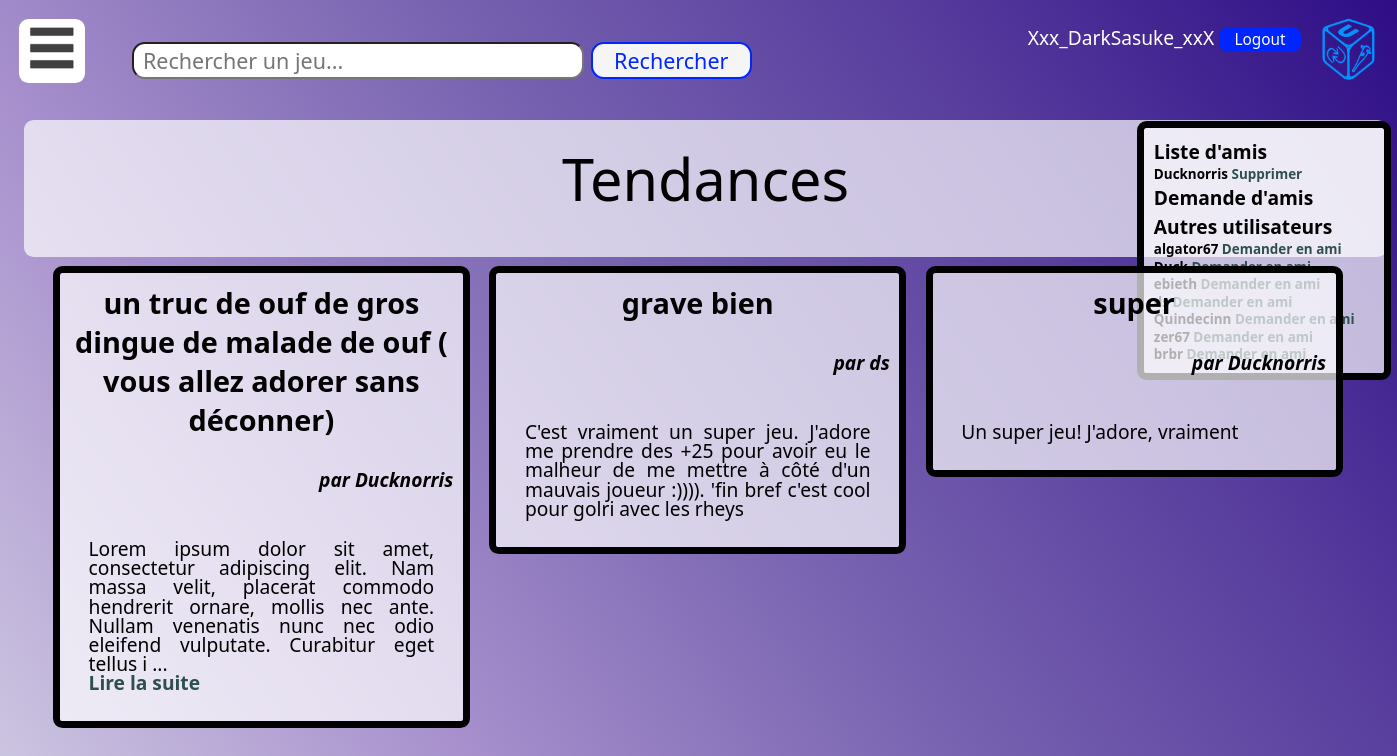
/home.php (signed in), run on the app's committed database.
### tables this page shows
CREATE TABLE `amis` (
  `id` int(11) NOT NULL,
  `pseudo_1` varchar(255) DEFAULT NULL,
  `pseudo_2` varchar(255) DEFAULT NULL,
  `attente` tinyint(1) DEFAULT NULL
);

CREATE TABLE `utilisateur` (
  `id` int(11) NOT NULL,
  `pseudo` varchar(255) DEFAULT NULL,
  `mdp` varchar(255) DEFAULT NULL,
  `nom` varchar(255) DEFAULT NULL,
  `prenom` varchar(255) DEFAULT NULL,
  `bio` varchar(5000) DEFAULT NULL,
  `date_de_naissance` date DEFAULT NULL,
  `date_de_creation` date DEFAULT current_timestamp(),
  `email` varchar(255) DEFAULT NULL
);

CREATE TABLE `critiques` (
  `id` int(11) NOT NULL,
  `id_utilisateur` int(11) DEFAULT NULL,
  `id_jeu` int(11) DEFAULT NULL,
  `nom` varchar(255) DEFAULT NULL,
  `note` int(11) DEFAULT NULL,
  `content` varchar(5000) DEFAULT NULL,
  `date_crit` date DEFAULT current_timestamp()
);

### home.php (the view, shortened to what this page needs)
<!DOCTYPE html>
<link rel="stylesheet" type="text/css" href="style_site.css">
  <html lang="fr" dir="ltr" class="cover">
    <head>
    </head>
    <body>
      <?php
        include 'header.php';
      ?>
      <div class="corps">
          <div class="titre_page">Tendances</div>
          <?php
              $db = new PDO("mysql:host=localhost;dbname=projetifd;charset=utf8","root","");
              $nb_displayed=0;
              echo'<ul class="home">';
              $req_critics = $db->prepare("SELECT critiques.id AS crit, date_crit,SUM(link_utilisateur_score.value) AS up,critiques.content AS contenu,critiques.nom AS nom_critique,jeux.nom AS nom_jeu,pseudo
FROM critiques INNER JOIN link_utilisateur_score ON critiques.id = link_utilisateur_score.id_critiques INNER JOIN utilisateur ON link_utilisateur_score.id_utilisateur = utilisateur.id INNER JOIN jeux ON critiques.id_jeu = jeux.id
GROUP BY critiques.id ORDER BY date_crit DESC, up DESC");
              $req_critics->execute();
              $line = $req_critics->fetch();
              while($line && $nb_displayed<3){
                  $crit_display = str_split($line['contenu'],200);
                  echo '
                <li class="rubrique">
                    <div class="titre_rubrique">',$line['nom_critique'],'</div><br>
                    <div class="nom_auteur">par ',$line['pseudo'],'</div><br>
                    <p class="texte_corps">',$crit_display[0];
                  if(strlen($line['contenu'])>200){
                      echo '
                        ...<a href="critique.php?id= '.$line['crit'].'"><br> Lire la suite</a></p>
                    </li>
                  ';
                  } else{
                      echo '</p></li>';
                  }
                  $nb_displayed++;
                  $line = $req_critics->fetch();
              }
              echo '</ul>';
          ?>
      </div>
    </body>
</html>

### header.php (shortened to what this page needs)
<link rel="stylesheet" type="text/css" href="style_site.css">
<div id="header">
  <?php
    if($_SESSION['login']){
      include 'usert.php';
      echo '
        <nav>
            <ul>
                <li><a href="#"><img src="arts/menus/menus_icone.png" width="50"> </a>
                  <ul class="sous">
                    <li><div class="title">Jeux</div></li>
                    <li><a href="#">Tout les jeux</a></li>
                    <li><a href="random.php?content=1">Découvrir un jeu</a></li>
                    <li><a href="#">Rechercher un jeu</a></li>
                    <li><div class="title">Critiques</div></li>
                    <li><a href="last.php">Dernière critique</a></li>
                    <li><a href="random.php?content=2">Critique aléatoire</a></li>
                    <li><a href="home.php">Critiques tendances</a></li>
                    <li><a href="critics_input.php">Ajouter une critique</a></li>
                    <li><div class="title">'.$_SESSION['pseudo'].'</div></li>
                    <li><a href="profile.php?id='.$_SESSION['id'].'">Profil</a></li>
                    <li><a href="logout.php">Se déconnecter</a></li>
                    <li><a href="delete.php">Supprimer son compte</a></li>
                  </ul>
                </li>
            </ul>
        </nav>
         <form action="logout.php"> <div class="form_header">',
           $_SESSION['pseudo'],'         <input type="submit" class="bouton_log_sign" value="Logout"/> </div> <a href="home.php"><img src="arts/logo/logo_site_ifd.png" id="logo"></a>
         </form>
         <form method="post" action="search.php" class="barre_recherche" >
             <label for="recherche"></label>
             <input name="recherche" type="text" placeholder="Rechercher un jeu..."/>
             <button type="submit">Rechercher</button>
         </form>
        ';
    }else{
      header('location: login.php');
    }
  ?>
</div>

### usert.php (shortened to what this page needs)
<link rel="stylesheet" type="text/css" href="style_site.css">
<div class="liste_amis">
    <?php
      $user_check[] = "";
      $db = new PDO("mysql:host=localhost;dbname=projetifd;charset=utf8","root","");
      $req = $db->prepare("SELECT * FROM amis WHERE pseudo_1 = :pseudo_1 OR pseudo_2 = :pseudo_2; ");
      $req->execute([
        "pseudo_1" => $_SESSION['pseudo'],
        "pseudo_2" => $_SESSION['pseudo']
      ]);
      $data = $req->fetchAll();
      if($_SESSION['pseudo']){
        $user_check[] = $_SESSION['pseudo'];
      }
    ?>
    <h2>Liste d'amis</h2>
        <p>
            <?php
              for ($i=0; $i < sizeof($data) ; $i++) {
                if($data[$i]['pseudo_1'] == $_SESSION['pseudo']){
                  echo $data[$i]['pseudo_2'] . "<a href='friend_action.php?action=delete&id=".$data[$i]['id']."  '> Supprimer</a>";
                  $user_check[] = $data[$i]['pseudo_2'];
                }else{
                  if($data[$i]['attente'] == false){
                    echo $data[$i]['pseudo_1'] . "<a href='friend_action.php?action=delete&id=".$data[$i]['id']." '> Supprimer</a>";
                      $user_check[] = $data[$i]['pseudo_1'];
                  }
                }
              }
             ?>
        </p>
    <h2>Demande d'amis</h2>
    <h2>Autres utilisateurs</h2>
        <p>
            <?php
              $req2 = $db->query("SELECT * FROM utilisateur;");
              $data = $req2->fetchALL();
              for ($i=0; $i < sizeof($data) ; $i++) {
                if(!in_array($data[$i]['pseudo'],$user_check)){
                  echo $data[$i]['pseudo'] . "<a href='friend_action.php?action=add&pseudo=".$data[$i]['pseudo']." '> Demander en ami</a></br>";
                }
              }
             ?>
        </p>
</div>

### style_site.css (style rules this page uses)
body { font-family: "Segoe UI", serif; font-size: 1.5em; padding: 1em; }
p { text-align: justify; text-justify: inter-word; line-height: 1em; }
h2 { color:black; font-size:1.5em; font-weight: bold; margin:0; }
input[type=text],input[type=password],input[type=email],input[type=date],textarea { border-radius:0.6em 0.6em 0.6em 0.6em; font-size:0.8em; }
.cover { background: linear-gradient(55deg, rgba(206,200,226,1),rgba(168,145,205,1),rgba(120,100,177,1),rgba(87,60,157,1),rgba(46,13,134,1)); background-size: cover; background-attachment: fixed; }
.barre_recherche { position:absolute; top:1.5em; right:24em; font-size:1.4em; }
.barre_recherche input { padding:0.1em 0.4em 0.1em 0.4em; width:20em; }
.barre_recherche button { border-radius:0.6em 0.6em 0.6em 0.6em; background-color:whitesmoke; color:#0026FF; border-style:solid; border-color:#0026FF; padding: 0.1em 1em 0.1em 1em; font-size:0.8em; margin-bottom:auto; }
.liste_amis { position:fixed; right:0.3em; top:6.3em; width:11.5em; padding: 0.5em; text-align: left; line-height:150%; font-size:1em; background-color: rgba(255,255,255,0.69); border-width:0.4em; border-color:black; border-style:solid; border-top-left-radius: 0.5em 0.5em; border-top-right-radius: 0.5em 0.5em; border-bottom-right-radius: 0.5em 0.5em; border-bottom-left-radius: 0.5em 0.5em; }
.liste_amis h2 { font-size:1em; }
.liste_amis p { font-size:0.7em; line-height:1.3em; color:black; font-weight:bold; }
.liste_amis a:link { color:darkslategray; }
.corps { color:black; font-size:0.8em; padding:1em; font-family: "Segoe UI",serif; width:69em; margin: auto; margin-top: 5em; background-color: rgba(255,255,255,0.69); border-top-left-radius: 0.5em 0.5em; border-top-right-radius: 0.5em 0.5em; border-bottom-right-radius: 0.5em 0.5em; border-bottom-left-radius: 0.5em 0.5em; }
.titre_page { text-align:center; color:black; font-size:3em; }
.texte_corps { margin:1em; }
.titre_rubrique { text-align:center; font-size:1.5em; font-weight:bold; }
.nom_auteur { text-align:right; font-size:1em; font-weight: bold; font-style:italic; }
.rubrique { margin:0.5em; padding: 0.5em; border-width:0.4em; border-color:black; border-style:solid; border-top-left-radius: 0.5em 0.5em; border-top-right-radius: 0.5em 0.5em; border-bottom-right-radius: 0.5em 0.5em; border-bottom-left-radius: 0.5em 0.5em; }
li.rubrique { width:20em; }
.home { list-style-type: none; margin-top:1em; }
.home li { float:left; top:1em; position:relative; background-color: rgba(255,255,255,0.69); }
.corps a:link { color:darkslategray; font-weight: bolder; text-decoration: none; }
#header { text-align:right; top:0; right:0; font-size:0.8em; color:white; }
#logo { position:absolute; right:0; margin:auto; top:0; width:5em; }
.bouton_log_sign { border-radius:0.6em 0.6em 0.6em 0.6em; background-color:#0026FF; color:white; padding: 0.1em 1em 0.1em 1em; border:none; font-size:0.8em; }
.form_header { position:absolute; right:5em; }
a:link { color: white; text-decoration:none; }
* { margin: 0; padding: 0; font-family: "Segoe UI", serif; }
nav { margin:0; padding:0; border-radius:0.5em 0.5em 0.5em 0.5em; background-color: white; position: absolute; left:1em; top: 1em; }
nav ul { list-style-type: none; }
nav ul li { float: left; width: 100%; text-align: center; position: relative; }
nav ul::after { display: table; clear: both; }
nav a { display: block; text-decoration: none; color: black; border-bottom: 0 solid transparent; border-bottom-left-radius: 0.2em; border-bottom-right-radius: 0.2em; padding: 0.2em 0.4em; }

### data on the page
amis: pseudo_2 "Ducknorris"
utilisateur: pseudo "algator67"
utilisateur: pseudo "Duck"
utilisateur: pseudo "ebieth"
utilisateur: pseudo "ds"
utilisateur: pseudo "Quindecinn"
utilisateur: pseudo "zer67"
utilisateur: pseudo "brbr"
critiques: nom "un truc de ouf de gros dingue de malade de ouf ( vous allez adorer sans déconner)", pseudo "Ducknorris", content "Lorem ipsum dolor sit amet, consectetur adipiscing elit. Nam massa velit, placerat commodo hendrerit ornare, mollis nec ante. Nullam venenatis nunc nec odio eleifend vulputate. Curabitur eget tellus i"
critiques: nom "grave bien", pseudo "ds", content "C'est vraiment un super jeu. J'adore me prendre des +25 pour avoir eu le malheur de me mettre à côté d'un mauvais joueur :)))). 'fin bref c'est cool pour golri avec les rheys"
critiques: nom "super", pseudo "Ducknorris", content "Un super jeu! J'adore, vraiment"

### other printed values
$_SESSION['pseudo'] "Xxx_DarkSasuke_xxX"
